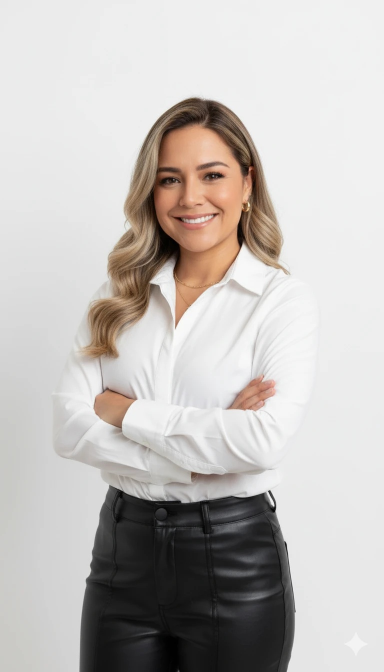
#> input picture nica-apify/marca/mabel-foto.jpg, 768 x 1344 px (shown at 1/2 size)
$ python presentacion_1110.py
#> lines starting #> are read from the running program, lines starting #| are printed output that depends on the picture
### nica-apify/live/presentacion.py
"""Presentación del LIVE (1920x1080): fondo universo azul y morado, letras doradas y blancas.

Uso: python3 live/presentacion.py
Sale: live/presentacion/NN_nombre.png, live/presentacion-live-2026-10-27.pptx y .pdf
"""
import random
from pathlib import Path

import qrcode
from PIL import Image, ImageDraw, ImageFilter, ImageFont

AQUI = Path(__file__).resolve().parent
MARCA = AQUI.parent / "marca"
PORTADA_PACK = AQUI.parent / "hotmart" / "portada-hotmart-5-hipnosis-1200x1200.jpg"
SALIDA = AQUI / "presentacion"
W, H = 1920, 1080
COMUNIDAD = "https://chat.whatsapp.com/BJC04YMPaLc8xAJfH5AzFw"
LINK = "https://pay.hotmart.com/T108210969W?bid=1793114479230"

SERIF = "/usr/share/fonts/truetype/liberation/LiberationSerif-Bold.ttf"
SANS = "/usr/share/fonts/truetype/dejavu/DejaVuSans-Bold.ttf"
SANS_REG = "/usr/share/fonts/truetype/dejavu/DejaVuSans.ttf"
ORO = (232, 190, 92)
ORO_CLARO = (250, 222, 150)
BLANCO = (255, 255, 255)
GRIS = (200, 196, 220)
PANEL = (20, 14, 48)


def f(ruta, px):
    return ImageFont.truetype(ruta, px)


def universo(semilla=7):
    """Degradado azul noche a morado, nebulosas suaves y estrellas."""
    img = Image.new("RGB", (W, H))
    d = ImageDraw.Draw(img)
    for y in range(H):
        t = y / H
        d.line([(0, y), (W, y)], fill=(int(12 + 22 * t), int(10 + 4 * t), int(38 + 30 * t)))
    neb = Image.new("RGB", (W, H), (0, 0, 0))
    nd = ImageDraw.Draw(neb)
    for (cx, cy, r, color) in [(1450, 300, 420, (90, 40, 150)), (1650, 800, 380, (30, 60, 150)),
                               (300, 950, 300, (70, 30, 120)), (1200, 650, 260, (140, 100, 40))]:
        nd.ellipse([cx - r, cy - r, cx + r, cy + r], fill=color)
    neb = neb.filter(ImageFilter.GaussianBlur(160))
    img = Image.blend(img, Image.composite(neb, img, Image.new("L", (W, H), 255)), 0.55)
    d = ImageDraw.Draw(img)
    rnd = random.Random(semilla)
    for _ in range(420):
        x, y, b = rnd.randrange(W), rnd.randrange(H), rnd.randrange(140, 255)
        r = rnd.choice([1, 1, 1, 2])
        d.ellipse([x - r, y - r, x + r, y + r], fill=(b, b, min(255, b + 20)))
    return img


def foto_derecha(img, ancho=760):
    """Foto real de Mabel recortada con su máscara, pegada abajo a la derecha con brillo dorado."""
    foto = Image.open(MARCA / "mabel-foto.jpg").convert("RGB")
    mascara = Image.open(MARCA / "mabel-mascara.png").convert("L")
    alto = int(foto.height * ancho / foto.width)
    foto = foto.resize((ancho, alto), Image.LANCZOS)
    mascara = mascara.resize((ancho, alto), Image.LANCZOS).filter(ImageFilter.GaussianBlur(3))
    x, y = W - ancho - 40, H - alto + 260
    brillo = Image.new("L", (W, H), 0)
    ImageDraw.Draw(brillo).ellipse([x + 80, y + 120, x + ancho - 80, y + 900], fill=255)
    brillo = brillo.filter(ImageFilter.GaussianBlur(120))
    img.paste(Image.new("RGB", (W, H), (200, 150, 60)), (0, 0), brillo.point(lambda v: v * 0.55))
    img.paste(foto, (x, y), mascara)
    return img


def partir(d, txt, fuente, maximo):
    lineas, actual = [], ""
    for p in txt.split():
        prueba = (actual + " " + p).strip()
        if d.textlength(prueba, font=fuente) <= maximo or not actual:
            actual = prueba
        else:
            lineas.append(actual)
            actual = p
    return lineas + [actual]


def parrafo(d, txt, fuente, x, y, maximo, color=BLANCO, centro=False, inter=1.25):
    """Escribe texto partido en renglones; regresa la y final."""
    alto = fuente.size * inter
    for linea in partir(d, txt, fuente, maximo):
        xx = x + (maximo - d.textlength(linea, font=fuente)) / 2 if centro else x
        d.text((xx, y), linea, font=fuente, fill=color)
        y += alto
    return y


def linea_oro(d, x, y, largo):
    d.line([(x, y), (x + largo, y)], fill=ORO, width=3)
    d.ellipse([x + largo - 6, y - 6, x + largo + 6, y + 6], fill=ORO)


def caja(img, xy, radio=30, borde=ORO):
    capa = Image.new("RGBA", img.size, (0, 0, 0, 0))
    ImageDraw.Draw(capa).rounded_rectangle(xy, radio, fill=PANEL + (190,), outline=borde + (255,), width=3)
    img.paste(capa, (0, 0), capa)


def circulo_num(d, cx, cy, n, r=34):
    d.ellipse([cx - r, cy - r, cx + r, cy + r], fill=ORO)
    fu = f(SANS, int(r * 1.1))
    t = str(n)
    d.text((cx - d.textlength(t, font=fu) / 2, cy - fu.size * 0.62), t, font=fu, fill=PANEL)


def pie(d):
    d.text((90, H - 80), "@mabradiante · Método BNQ™", font=f(SANS, 30), fill=ORO)


def encabezado(d, kicker, titulo, px=84, ancho=1740, x=90):
    d.text((x, 80), kicker, font=f(SANS, 32), fill=ORO)
    y = parrafo(d, titulo, f(SERIF, px), x, 128, ancho, ORO_CLARO, inter=1.08)
    linea_oro(d, x + 2, int(y) + 18, 520)
    return int(y) + 60


# [4 lines left out: function qr, not called in this run]


# ---------- diapositivas ----------

def d01_portada():
    img = foto_derecha(universo(1))
    d = ImageDraw.Draw(img)
    d.text((90, 150), "LIVE GRATIS · ACTIVACIÓN EN TIEMPO REAL", font=f(SANS, 34), fill=ORO)
    y = parrafo(d, "HIPNOSIS PARA HACKEAR TUS BLOQUEOS CON EL DINERO", f(SERIF, 112), 90, 210, 1050,
                ORO_CLARO, inter=1.05)
    linea_oro(d, 92, int(y) + 20, 520)
    d.text((90, y + 60), "Método BNQ™ · Mabel Soriano", font=f(SANS, 46), fill=BLANCO)
    pie(d)
    return img


def d02_cuidados():
    img = universo(2)
    d = ImageDraw.Draw(img)
    y = encabezado(d, "ANTES DE EMPEZAR", "Prepárate para recibir")
    for i, t in enumerate(["No estés manejando", "Busca un lugar tranquilo y ponte audífonos",
                           "Ten a la mano agua y una libreta"], 1):
        circulo_num(d, 130, y + 70, i)
        d.text((200, y + 40), t, font=f(SANS, 50), fill=BLANCO)
        y += 140
    caja(img, (90, 820, 1830, 960), 24, (120, 100, 160))
    d = ImageDraw.Draw(img)
    parrafo(d, "Práctica de bienestar. No sustituye atención médica ni psicológica. "
               "Si lo necesitas: Línea de la Vida 800 911 2000 (gratis, 24 horas).",
            f(SANS_REG, 32), 130, 850, 1660, GRIS)
    return img


# [13 lines left out: function d03_hoy, not called in this run]


def frase(semilla, kicker, grande, chico):
    img = universo(semilla)
    d = ImageDraw.Draw(img)
    d.text((W / 2 - d.textlength(kicker, font=f(SANS, 34)) / 2, 200), kicker, font=f(SANS, 34), fill=ORO)
    y = parrafo(d, grande, f(SERIF, 130), 160, 280, W - 320, ORO_CLARO, centro=True, inter=1.05)
    linea_oro(d, W / 2 - 260, int(y) + 30, 520)
    parrafo(d, chico, f(SANS, 50), 200, y + 90, W - 400, BLANCO, centro=True)
    pie(d)
    return img


def d04_dolor():
    return frase(4, "¿TE SUENA?", "El dinero llega… y se va.",
                 "No es mala suerte. No es falta de disciplina. Es un PROGRAMA.")


# [39 lines left out: functions d05_culpa, d06_sistema, not called in this run]


def numero(semilla, kicker, cifra, texto, fuente):
    img = universo(semilla)
    d = ImageDraw.Draw(img)
    d.text((90, 80), kicker, font=f(SANS, 34), fill=ORO)
    d.text((90, 200), cifra, font=f(SERIF, 330), fill=ORO_CLARO)
    parrafo(d, texto, f(SANS, 56), 820, 300, 1010, BLANCO)
    linea_oro(d, 92, 620, 520)
    parrafo(d, fuente, f(SANS_REG, 34), 90, 660, 1700, GRIS)
    pie(d)
    return img


# [141 lines left out: functions d07_piloto, d08_bnq, d09_neuro, d10_taxistas, d11_aprovechar, d12_historia and 4 more, not called in this run]


def d17_quien_soy():
    img = foto_derecha(universo())
    d = ImageDraw.Draw(img)
    d.text((90, 80), "QUIÉN TE VA A GUIAR HOY", font=f(SANS, 34), fill=ORO)
    d.text((90, 125), "Mabel Soriano", font=f(SERIF, 104), fill=ORO_CLARO)
    linea_oro(d, 92, 260, 520)
    puntos = [("Terapeuta cuántica", "y activadora de Kundalini"),
              ("Neurobiología", "con Mario Alonso Puig"),
              ("Hipnosis y Biodescodificación", "del Dr. Hamer"),
              ("Creadora del Método BNQ™", "y de la metodología CEI™, registrada ante INDAUTOR"),
              ("Autora del libro", "Las Fórmulas Cuánticas para Hackear tu Mente y la Matrix"),
              ("+5 años", "activando consciencias")]
    y = 300
    for titulo, detalle in puntos:
        d.ellipse([92, y + 14, 110, y + 32], fill=ORO)
        d.text((135, y), titulo, font=f(SANS, 40), fill=BLANCO)
        d.text((135, y + 50), detalle, font=f(SANS_REG, 28), fill=ORO_CLARO)
        y += 108
    pie(d)
    return img


def d18_preparate():
    img = universo(18)
    d = ImageDraw.Draw(img)
    y = encabezado(d, "VAMOS A LA ACTIVACIÓN", "Prepárate")
    for i, t in enumerate(["Ponte cómoda y suelta los hombros", "Audífonos puestos",
                           "Una mano en el pecho y otra en el estómago",
                           "Cierra los ojos cuando te lo indique"], 1):
        circulo_num(d, 130, y + 70, i)
        d.text((200, y + 40), t, font=f(SANS, 52), fill=BLANCO)
        y += 150
    pie(d)
    return img


def d19_hipnosis():
    img = universo(19)
    velo = Image.new("RGB", (W, H), (6, 4, 18))
    img = Image.blend(img, velo, 0.35)
    d = ImageDraw.Draw(img)
    for r, a in [(330, 60), (260, 90), (190, 130)]:
        capa = Image.new("RGBA", (W, H), (0, 0, 0, 0))
        ImageDraw.Draw(capa).ellipse([W / 2 - r, 420 - r, W / 2 + r, 420 + r], outline=ORO + (a,), width=3)
        img.paste(capa, (0, 0), capa)
    d = ImageDraw.Draw(img)
    for t, fu, y, c in [("AUTOHIPNOSIS EN VIVO", f(SANS, 40), 340, ORO),
                        ("Hackea tus bloqueos", f(SERIF, 76), 400, ORO_CLARO),
                        ("con el dinero", f(SERIF, 76), 480, ORO_CLARO),
                        ("F·05 Reprogramación de ADN · F·10 Reprogramar tu Subconsciente · F·08 Materializar",
                         f(SANS_REG, 32), 830, GRIS),
                        ("Cierra los ojos… y respira.", f(SANS, 46), 900, BLANCO)]:
        d.text((W / 2 - d.textlength(t, font=fu) / 2, y), t, font=fu, fill=c)
    return img


def d20_sentiste():
    return frase(20, "REGRESA AQUÍ", "¿Qué sentiste?", "Escríbelo en el chat en UNA palabra.")


# [256 lines left out: functions d21_uno_de_cinco, d22_pack, d23_regalo, d24_precio, d25_preguntas, d26_comunidad and 5 more, not called in this run]


def x_compruebalo():
    return frase(17, "ANTES DE LA ACTIVACIÓN", "No tienes que creerlo. Compruébalo.",
                 "Lo que no se activa, no cambia.")


DIAPOSITIVAS = [d01_portada, d02_cuidados, d03_hoy, d04_dolor, x_manifiesto, d06_sistema, d07_piloto,
                x_bnq_que_es, x_puente_formulas, d09_neuro, d10_taxistas, d11_aprovechar, x_hipnosis_ciencia,
                d15_ecuacion, d16_todo, d17_quien_soy, x_compruebalo, d18_preparate, d19_hipnosis, d20_sentiste,
                d21_uno_de_cinco, d22_pack, d23_regalo, d24_precio, d25_preguntas, d26_comunidad, d27_cierre]


# [21 lines left out: function armar, not called in this run]


# [3 lines that do not run on import are left out]

### nica-apify/live/presentacion_1110.py
"""Presentación del LIVE del 10 nov 2026 (mismo estilo aprobado: universo azul/morado + dorado + foto real).

Oferta: Hipnosis para Hackear tus Bloqueos con el Dinero · Activación Simultánea · $500 (antes $1,200), solo hoy.
Uso: python3 live/presentacion_1110.py → live/presentacion-1110/*.png + presentacion-live-2026-11-10.pptx/.pdf
"""
from pathlib import Path
from PIL import Image, ImageDraw

import presentacion as P
from presentacion import (W, H, ORO, ORO_CLARO, BLANCO, GRIS, SERIF, SANS, SANS_REG, f, universo, foto_derecha,
                          parrafo, linea_oro, caja, circulo_num, pie, encabezado, frase, numero, qr)

LINK = "https://hotmart.com/es/marketplace/productos/activacionadnmillonario/U104269730G"
P.COMUNIDAD = "https://chat.whatsapp.com/Lw9TQt73zFrEN1bGreqr29?s=cl&p=i&mlu=4&ilr=4&iam=2"
PORTADA = Path("/home/user/PORTADA-HOTMART-HIPNOSIS-DINERO.jpg")
SALIDA = P.AQUI / "presentacion-1110"
CIERRE = "Válido solo hoy, martes 10 de noviembre"


def s_programas():
    img = universo(30)
    d = ImageDraw.Draw(img)
    y = encabezado(d, "DIAGNÓSTICO", "Tus 4 programas del dinero")
    progs = ["Llega y se va", "Cuesta que llegue", "Llega con culpa", "Llega y se queda"]
    for i, t in enumerate(progs):
        x = 90 + (i % 2) * 880
        yy = y + 20 + (i // 2) * 230
        caja(img, (x, yy, x + 840, yy + 190), 28, ORO if i < 3 else ORO_CLARO)
        d = ImageDraw.Draw(img)
        d.text((x + 40, yy + 20), str(i + 1), font=f(SERIF, 140), fill=ORO)
        d.text((x + 170, yy + 62), t.upper(), font=f(SANS, 54), fill=BLANCO)
    t = "Escribe tu número en el chat"
    d.text((W / 2 - d.textlength(t, font=f(SANS, 48)) / 2, H - 150), t, font=f(SANS, 48), fill=ORO_CLARO)
    return img


def s_capas(marcar=None, kicker="EL MÉTODO BNQ™", titulo="Tu bloqueo vive en 3 capas"):
    img = universo(31)
    d = ImageDraw.Draw(img)
    y = encabezado(d, kicker, titulo)
    capas = [("BIO", "Tu cuerpo", "Lo que tu memoria celular heredó sobre el dinero"),
             ("NEURO", "Tu mente", "El programa del subconsciente: no merecimiento, deudas, autosabotaje"),
             ("QUANTUM", "Tu energía", "Tu frecuencia con el dinero")]
    for i, (n, sub, txt) in enumerate(capas):
        x = 90 + i * 590
        caja(img, (x, y + 10, x + 550, y + 520), 30)
        d = ImageDraw.Draw(img)
        d.text((x + 275 - d.textlength(n, font=f(SERIF, 80)) / 2, y + 60), n, font=f(SERIF, 80), fill=ORO_CLARO)
        d.text((x + 275 - d.textlength(sub, font=f(SANS, 44)) / 2, y + 170), sub, font=f(SANS, 44), fill=ORO)
        parrafo(d, txt, f(SANS_REG, 36), x + 40, y + 260, 470, BLANCO, centro=True)
        if marcar:
            et = marcar[i]
            d.text((x + 275 - d.textlength(et, font=f(SANS, 36)) / 2, y + 450), et, font=f(SANS, 36),
                   fill=ORO if et.startswith("✓") else GRIS)
    pie(d)
    return img


def s_bio():
    return frase(32, "CAPA 1 · BIO · TU CUERPO", "Memoria celular",
                 "Lo que tu cuerpo guarda desde que naciste (o antes): “el dinero cuesta”, “no alcanza”, "
                 "“los ricos son malos”.")


def s_duke():
    return numero(33, "CAPA 2 · NEURO · TU MENTE", "43%",
                  "de lo que haces en el día lo haces por hábito, mientras piensas en otra cosa.",
                  "Universidad de Duke, 2002")


def s_hebb():
    return frase(34, "LA BUENA NOTICIA", "Lo que repites, se instala.",
                 "“Neuronas que se activan juntas, se conectan juntas.” · Donald Hebb, 1949")


def s_quantum():
    return frase(35, "CAPA 3 · QUANTUM · TU ENERGÍA", "Coherencia Energética Integral (CEI™)",
                 "Cuando tu mente, tu emoción y tu acción van en la misma frecuencia.")


def s_taxistas():
    return frase(36, "TU CEREBRO PUEDE CAMBIAR", "El cerebro adulto se remodela con la práctica.",
                 "Taxistas de Londres · Eleanor Maguire, 2000. No importa tu edad.")


def s_puerta():
    return s_capas(["✓ abriste la puerta", "✓ hoy", "✓ abriste la puerta"],
                   "LO QUE ACABAS DE VIVIR", "Hoy abriste la puerta. La repetición instala.")


def s_oferta():
    img = universo(37)
    port = Image.open(PORTADA).convert("RGB").resize((640, 640), Image.LANCZOS)
    caja(img, (1170, 150, 1830, 810), 20)
    img.paste(port, (1180, 160))
    d = ImageDraw.Draw(img)
    d.text((90, 70), "PARA QUE SE INSTALE", font=f(SANS, 32), fill=ORO)
    y = parrafo(d, "Hipnosis para Hackear tus Bloqueos con el Dinero", f(SERIF, 64), 90, 110, 1040, ORO_CLARO,
                inter=1.05)
    d.text((90, y + 5), "ACTIVACIÓN SIMULTÁNEA · BIO · NEURO · QUANTUM", font=f(SANS, 34), fill=ORO)
    y += 75
    items = ["Fórmula Cuántica CEI™", "Hipnosis completa del dinero",
             "Audio subliminal de 8 horas · 21 noches", "Manual de activación de 21 días",
             "REGALO: 10 Activaciones Robóticas Millonarias"]
    for i, t in enumerate(items, 1):
        d.ellipse([92, y + 14, 112, y + 34], fill=ORO)
        d.text((135, y), t, font=f(SANS, 40), fill=ORO_CLARO if i == 5 else BLANCO)
        y += 64
    d.text((1180, 840), "Antes $1,200", font=f(SANS, 46), fill=GRIS)
    w = d.textlength("Antes $1,200", font=f(SANS, 46))
    d.line([(1180, 868), (1180 + w, 868)], fill=(230, 90, 90), width=5)
    d.text((1180, 900), "HOY $500 MXN", font=f(SERIF, 92), fill=ORO_CLARO)
    d.text((90, H - 150), CIERRE, font=f(SANS, 40), fill=ORO)
    pie(d)
    return img


# [52 lines left out: functions s_roboticas, s_razones, s_decide, not called in this run]


def s_preguntas():
    return s_decide("TUS PREGUNTAS", "Escríbelas en el chat")


def s_hipnosis():
    img = P.d19_hipnosis()
    d = ImageDraw.Draw(img)
    d.rectangle([0, 800, W, 880], fill=(9, 7, 25))
    return img


SLIDES = [("01_portada", P.d01_portada), ("02_cuidados", P.d02_cuidados), ("03_programas", s_programas),
          ("04_capas", s_capas), ("05_bio", s_bio), ("06_duke", s_duke), ("07_hebb", s_hebb),
          ("08_quantum", s_quantum), ("09_taxistas", s_taxistas), ("10_quien_soy", P.d17_quien_soy),
          ("11_preparate", P.d18_preparate), ("12_hipnosis", s_hipnosis), ("13_sentiste", P.d20_sentiste),
          ("14_puerta", s_puerta), ("15_oferta", s_oferta), ("16_roboticas", s_roboticas), ("17_razones", s_razones), ("18_decide", s_decide),
          ("19_comunidad", P.d26_comunidad), ("20_cierre", P.d27_cierre)]


def armar():
    from pptx import Presentation
    from pptx.util import Emu
    SALIDA.mkdir(exist_ok=True)
    rutas = []
    for nombre, fn in SLIDES:
        ruta = SALIDA / f"{nombre}.png"
        fn().save(ruta)
        rutas.append(ruta)
#> this loop made 15 passes
#> pass 1, in universo, `neb = neb.filter(ImageFilter.GaussianBlur(160))`:
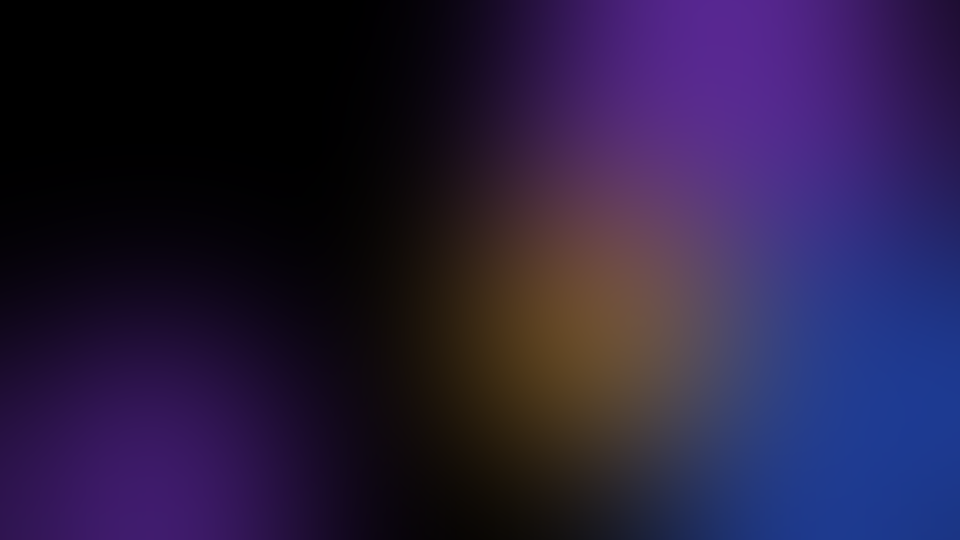
#> neb: PIL image 1920x1080 RGB (shown at 1/2 size); mean R, G, B 39.6, 28.6, 62.3
#> pass 1, in universo, `img = Image.blend(img, Image.composite(neb, img, Image.new("L", (W, H)..`:
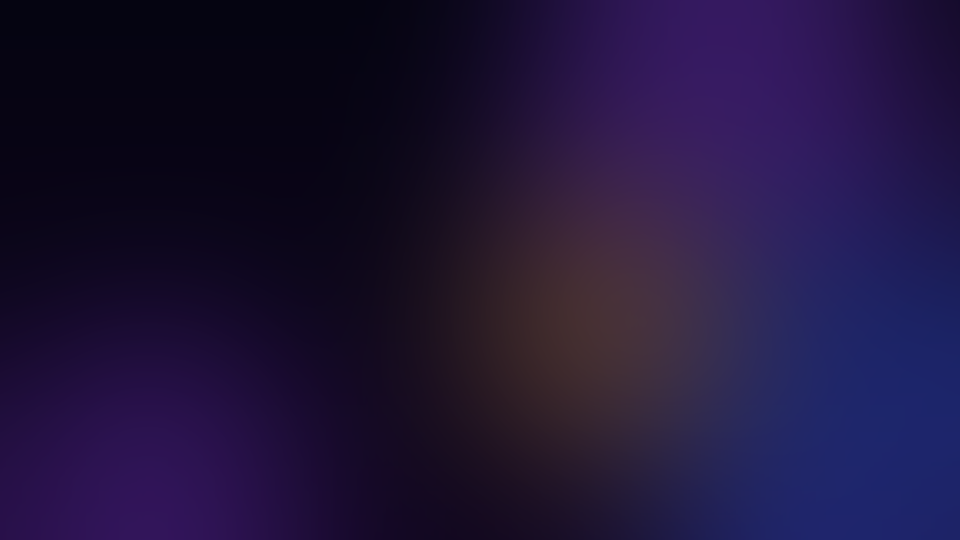
#> img: PIL image 1920x1080 RGB (shown at 1/2 size); mean R, G, B 31.4, 20.4, 57.4
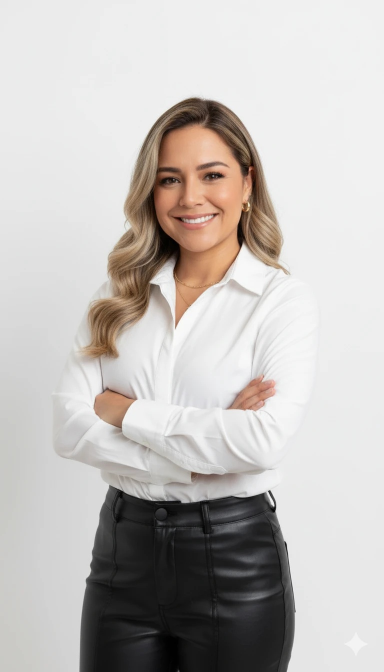
#> input picture nica-apify/marca/mabel-foto.jpg, 768 x 1344 px (shown at 1/2 size)
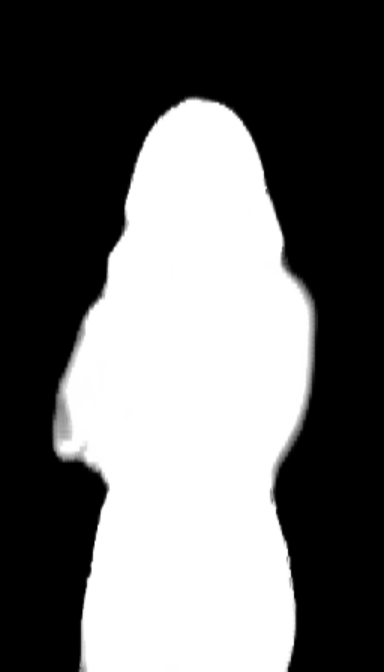
#> input picture nica-apify/marca/mabel-mascara.png, 768 x 1344 px (shown at 1/2 size)
    pres = Presentation()
    pres.slide_width, pres.slide_height = Emu(12192000), Emu(6858000)
    for r in rutas:
        s = pres.slides.add_slide(pres.slide_layouts[6])
        s.shapes.add_picture(str(r), 0, 0, pres.slide_width, pres.slide_height)
    pres.save(P.AQUI / "presentacion-live-2026-11-10.pptx")
    imgs = [Image.open(r).convert("RGB") for r in rutas]
    imgs[0].save(P.AQUI / "presentacion-live-2026-11-10.pdf", save_all=True, append_images=imgs[1:])
    print(len(rutas), "láminas")


if __name__ == "__main__":
#> (the run stopped early here; a loop or call above may not have finished)
